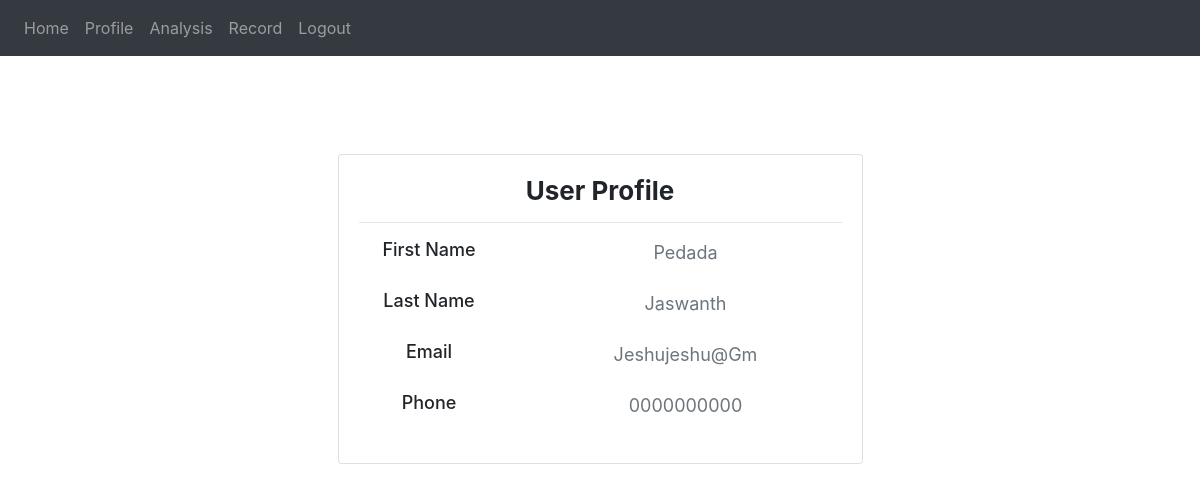
The page /profile (signed in) on the database its author committed.
### website/models.py (models this page shows)
class User(db.Model, UserMixin):
    id = db.Column(db.Integer, primary_key=True)
    email = db.Column(db.String(150), unique=True)
    first_name = db.Column(db.String(20))
    last_name = db.Column(db.String(20))
    mobile_number = db.Column(db.String(10))
    password = db.Column(db.String(20))
    expenses = db.relationship('Expense', backref='user', lazy=True)

### website/views.py (the view)
@views.route('/profile', methods=['GET'])
@login_required
def profile():
    return render_template("profile.html", user=current_user)

### website/__init__.py (called while the page is built)
def create_app():
    app = Flask(__name__)
    app.config['SECRET_KEY'] = 'hjshjhdjah kjshkjdhjs'
    app.config['SQLALCHEMY_DATABASE_URI'] = f'sqlite:///{DB_NAME}'
    db.init_app(app)
    from .views import views
    from .auth import auth
    app.register_blueprint(views, url_prefix='/')
    app.register_blueprint(auth, url_prefix='/')
    from .models import User, Expense
    with app.app_context():
        db.create_all()
    login_manager = LoginManager()
    login_manager.login_view = 'auth.login'
    login_manager.init_app(app)
    @login_manager.user_loader
    def load_user(id):
        return User.query.get(int(id))
    return app

### website/templates/profile.html (shortened to what this page needs)
{% extends "base.html" %}
{% block content %}
  <div class="container">
    <div class="row justify-content-center box">
      <div class="col-lg-6">
        <div class="card my-5">
          <div class="card-body body">
            <h5 class="card-title title">User Profile</h5>
            <hr>
            <div class="row mb-4">
              <div class="col-sm-4">
                <h6 class="mb-0 label">First Name</h6>
              </div>
              <div class="col-sm-8 text-secondary">
                {{user.first_name}}
              </div>
            </div>
            <div class="row mb-4">
              <div class="col-sm-4">
                <h6 class="mb-0 label">Last Name</h6>
              </div>
              <div class="col-sm-8 text-secondary">
              {{user.last_name}}
              </div>
            </div>
            <div class="row mb-4">
              <div class="col-sm-4">
                <h6 class="mb-0 label">Email</h6>
              </div>
              <div class="col-sm-8 text-secondary">
                {{user.email}}
              </div>
            </div>
            <div class="row mb-4">
              <div class="col-sm-4">
                <h6 class="mb-0 label">Phone</h6>
              </div>
              <div class="col-sm-8 text-secondary">
                {{user.mobile_number}}
              </div>
            </div>
          </div>
        </div>
      </div>
    </div>
  </div>
  {% endblock %}

### website/templates/profile.html (style rules this page uses)
.title { font-weight: bold; font-size: 26px; }
.body { text-align: center; text-transform: capitalize; font-size: 18px; }
.box { margin-top: 50px; }
.label { font-size: 18px; }

### rows shown on the page
User: first_name "Pedada", last_name "Jaswanth", email "Jeshujeshu@gm", mobile_number "0000000000"
